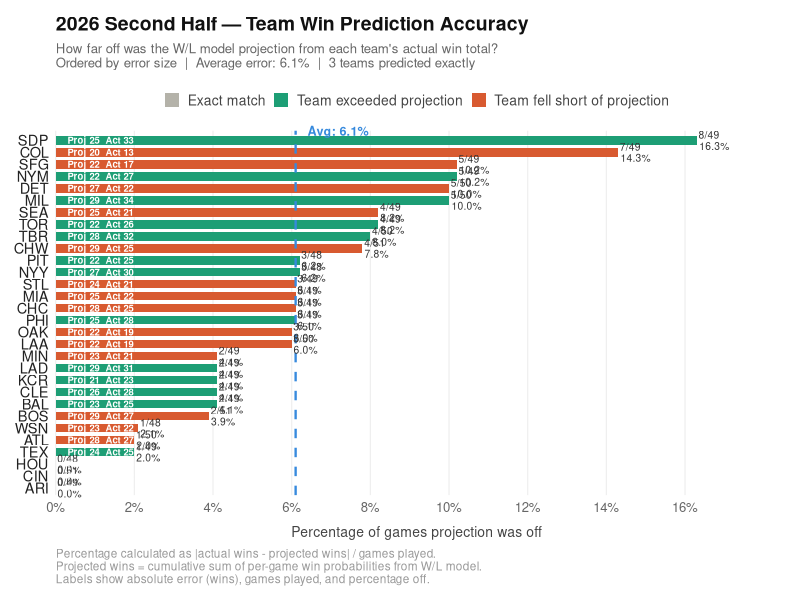

Recreate this plot in R.
library(dplyr)
library(ggplot2)

#  TEAM PREDICTION ACCURACY — PERCENTAGE OFF FINAL RECORD
#
#  For each team shows what percentage of games the win projection was off by.
#  e.g. CLE: |34 - 27| / 54 = 13.0% off
#
#  Bars colored by direction: teal = model underestimated (team exceeded
#  projection), coral = model overestimated (team fell short of projection),
#  gray = exactly correct.
#
#  Input:  predictions_2026_team_summary.csv
#  Output: team_prediction_accuracy.png

df <- read.csv("../outputs/predictions_2026_team_summary.csv", stringsAsFactors = FALSE)

df <- df %>%
  mutate(
    error_wins = abs(actual_wins - proj_wins),
    pct_off    = round(error_wins / games_played * 100, 1),
    direction  = case_when(
      impact_wins > 0 ~ "exceeded",
      impact_wins < 0 ~ "fell short",
      TRUE            ~ "exact"
    ),
    label = sprintf("%d/%d\n%.1f%%", error_wins, games_played, pct_off)
  ) %>%
  arrange(pct_off) %>%
  mutate(Team = factor(Team, levels = Team))

# Summary stats for subtitle
mean_pct  <- round(mean(df$pct_off), 1)
exact_n   <- sum(df$direction == "exact")

col_exceed <- "#1D9E75"
col_short  <- "#D85A30"
col_exact  <- "#B4B2A9"
col_grid   <- "#EEEEEE"
col_avg    <- "#378ADD"

p <- ggplot(df, aes(x = pct_off, y = Team, fill = direction)) +
  geom_col(width = 0.72) +

  # Average line
  geom_vline(xintercept = mean_pct, color = col_avg,
             linewidth = 0.8, linetype = "dashed") +
  annotate("text", x = mean_pct + 0.3, y = nrow(df) + 0.8,
           label = sprintf("Avg: %.1f%%", mean_pct),
           color = col_avg, size = 3.2, hjust = 0, fontface = "bold") +

  # Value labels
  geom_text(aes(label = label), hjust = -0.08,
            size = 2.6, color = "#333333", lineheight = 0.9) +

  # Actual vs projected annotation inside bar for context
  geom_text(aes(label = sprintf("Proj %d  Act %d", proj_wins, actual_wins),
                x = 0.3),
            hjust = 0, size = 2.4, color = "white", fontface = "bold") +

  scale_fill_manual(
    values  = c("exceeded"  = col_exceed,
                "fell short" = col_short,
                "exact"     = col_exact),
    name    = NULL,
    labels  = c("exceeded"  = "Team exceeded projection",
                "fell short" = "Team fell short of projection",
                "exact"     = "Exact match")
  ) +
  coord_cartesian(clip = "off") +
  scale_x_continuous(
    limits = c(0, 18),
    breaks = seq(0, 16, by = 2),
    labels = function(x) paste0(x, "%"),
    expand = expansion(mult = c(0, 0.02))
  ) +
  labs(
    title    = "2026 Second Half — Team Win Prediction Accuracy",
    subtitle = sprintf(
      "How far off was the W/L model projection from each team's actual win total?\nOrdered by error size  |  Average error: %.1f%%  |  %d teams predicted exactly",
      mean_pct, exact_n),
    caption  = paste0(
      "Percentage calculated as |actual wins - projected wins| / games played.\n",
      "Projected wins = cumulative sum of per-game win probabilities from W/L model.\n",
      "Labels show absolute error (wins), games played, and percentage off."
    ),
    x = "Percentage of games projection was off",
    y = NULL
  ) +
  theme_minimal(base_size = 11) +
  theme(
    plot.background    = element_rect(fill = "white", color = NA),
    panel.background   = element_rect(fill = "white", color = NA),
    panel.grid.major.y = element_blank(),
    panel.grid.major.x = element_line(color = col_grid, linewidth = 0.4),
    panel.grid.minor   = element_blank(),
    axis.text.y        = element_text(color = "#222222", size = 10.5, hjust = 1),
    axis.text.x        = element_text(color = "#666666", size = 9.5),
    axis.title.x       = element_text(color = "#444444", size = 10,
                                      margin = margin(t = 8)),
    plot.title         = element_text(color = "#111111", size = 14,
                                      face = "bold", hjust = 0),
    plot.subtitle      = element_text(color = "#666666", size = 9.5,
                                      hjust = 0, margin = margin(b = 10)),
    plot.caption       = element_text(color = "#999999", size = 8.5, hjust = 0),
    legend.position    = "top",
    legend.text        = element_text(size = 10, color = "#444444"),
    legend.key.size    = unit(0.8, "lines"),
    plot.margin        = margin(t = 12, r = 16, b = 10, l = 10)
  )

ggsave("../model-validation/team_prediction_accuracy.png", p,
       width = 12, height = 11, dpi = 200, bg = "white")
